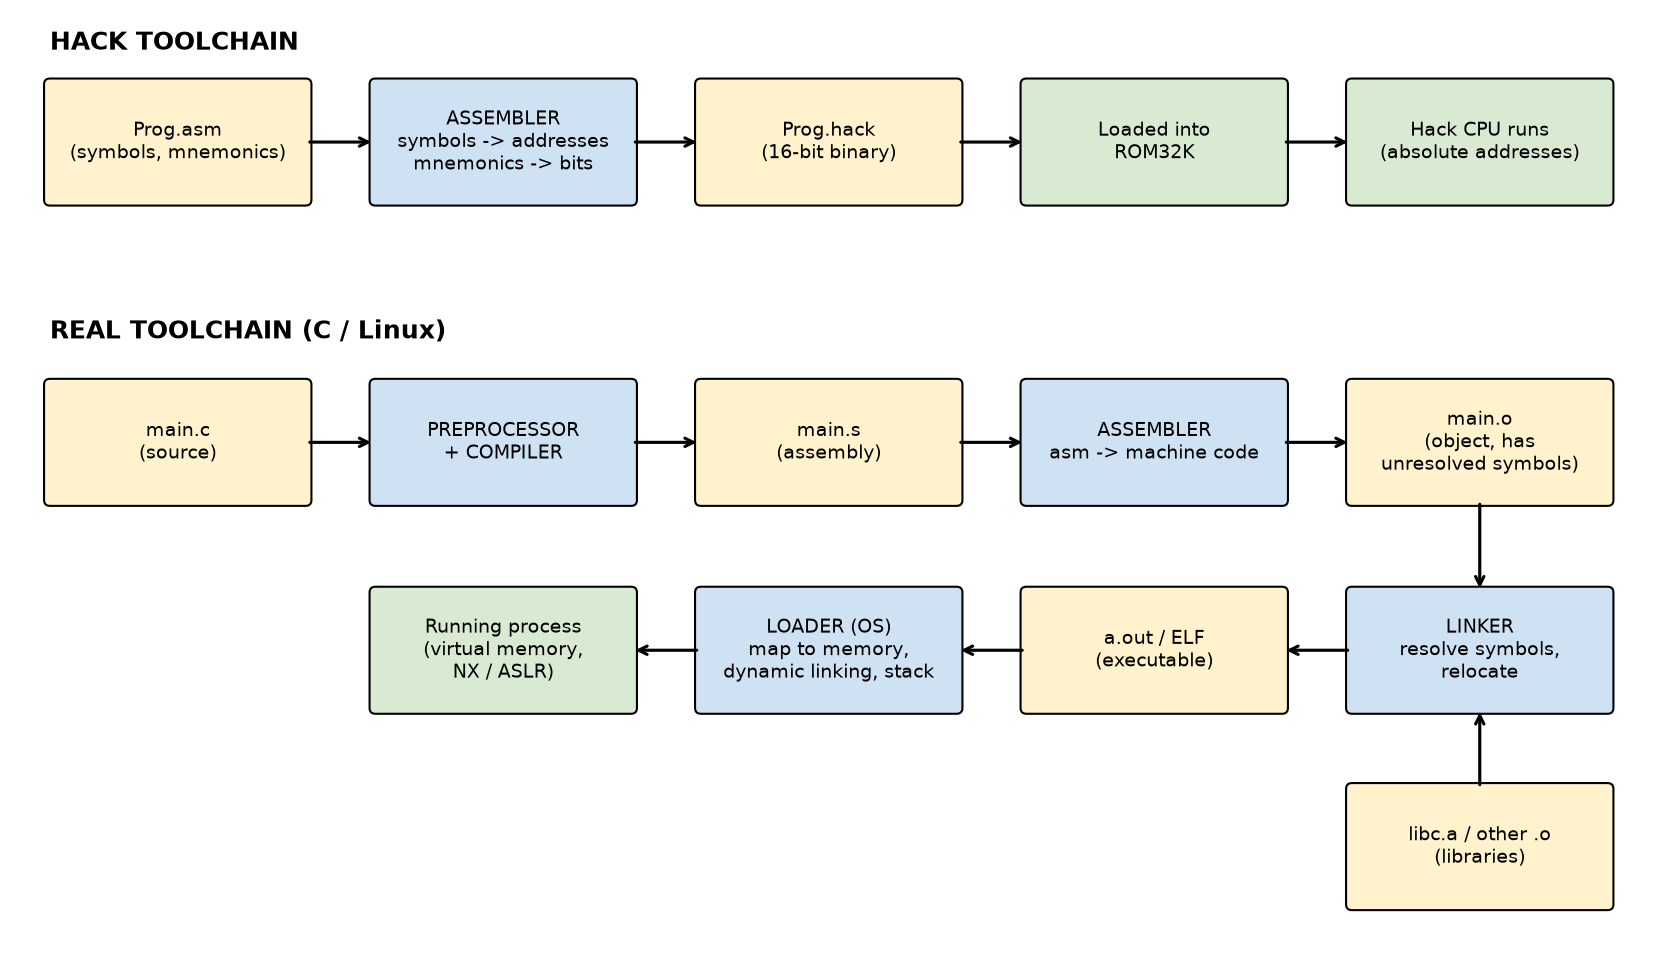

The script that saved this image:
# toolchain_diagram.py: Hack toolchain vs real toolchain
import matplotlib.pyplot as plt
from matplotlib.patches import FancyBboxPatch

fig, ax = plt.subplots(figsize=(14, 8))
ax.set_xlim(0, 14)
ax.set_ylim(0, 8)
ax.axis("off")

def box(x, y, text, color, w=2.2, h=1.0):
    ax.add_patch(FancyBboxPatch((x, y), w, h, boxstyle="round,pad=0.05",
                                fc=color, ec="black"))
    ax.text(x + w / 2, y + h / 2, text, ha="center", va="center", fontsize=9)

def arrow(x1, y1, x2, y2):
    ax.annotate("", xy=(x2, y2), xytext=(x1, y1),
                arrowprops=dict(arrowstyle="->", lw=1.5))

FILE, TOOL, HW = "#fff2cc", "#cfe2f3", "#d9ead3"

# ---- Hack toolchain ----
ax.text(0.3, 7.7, "HACK TOOLCHAIN", fontsize=12, fontweight="bold")
xs = [0.3, 3.1, 5.9, 8.7, 11.5]
y = 6.4
box(xs[0], y, "Prog.asm\n(symbols, mnemonics)", FILE)
box(xs[1], y, "ASSEMBLER\nsymbols -> addresses\nmnemonics -> bits", TOOL)
box(xs[2], y, "Prog.hack\n(16-bit binary)", FILE)
box(xs[3], y, "Loaded into\nROM32K", HW)
box(xs[4], y, "Hack CPU runs\n(absolute addresses)", HW)
for i in range(4):
    arrow(xs[i] + 2.2, y + 0.5, xs[i + 1], y + 0.5)

# ---- Real toolchain, row 1 ----
ax.text(0.3, 5.2, "REAL TOOLCHAIN (C / Linux)", fontsize=12, fontweight="bold")
y1 = 3.8
box(xs[0], y1, "main.c\n(source)", FILE)
box(xs[1], y1, "PREPROCESSOR\n+ COMPILER", TOOL)
box(xs[2], y1, "main.s\n(assembly)", FILE)
box(xs[3], y1, "ASSEMBLER\nasm -> machine code", TOOL)
box(xs[4], y1, "main.o\n(object, has\nunresolved symbols)", FILE)
for i in range(4):
    arrow(xs[i] + 2.2, y1 + 0.5, xs[i + 1], y1 + 0.5)

# ---- Real toolchain, row 2 (right to left) ----
y2 = 2.0
box(xs[4], y2, "LINKER\nresolve symbols,\nrelocate", TOOL)
box(xs[3], y2, "a.out / ELF\n(executable)", FILE)
box(xs[2], y2, "LOADER (OS)\nmap to memory,\ndynamic linking, stack", TOOL)
box(xs[1], y2, "Running process\n(virtual memory,\nNX / ASLR)", HW)
arrow(xs[4] + 1.1, y1, xs[4] + 1.1, y2 + 1.0)          # main.o -> linker
box(xs[4], 0.3, "libc.a / other .o\n(libraries)", FILE)
arrow(xs[4] + 1.1, 1.3, xs[4] + 1.1, y2)                # libs -> linker
for i in (4, 3, 2):
    arrow(xs[i], y2 + 0.5, xs[i - 1] + 2.2, y2 + 0.5)

plt.savefig("toolchain_diagram.png", dpi=150, bbox_inches="tight")
print("Saved toolchain_diagram.png")
